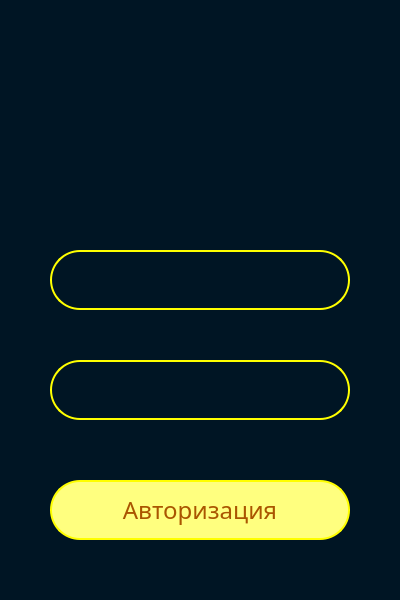
<?xml version="1.0" encoding="UTF-8"?>
<ui version="4.0">
 <class>Autor_MainWindow</class>
 <widget class="QMainWindow" name="Autor_MainWindow">
  <property name="geometry">
   <rect>
    <x>0</x>
    <y>0</y>
    <width>400</width>
    <height>600</height>
   </rect>
  </property>
  <property name="minimumSize">
   <size>
    <width>400</width>
    <height>600</height>
   </size>
  </property>
  <property name="maximumSize">
   <size>
    <width>400</width>
    <height>600</height>
   </size>
  </property>
  <property name="windowTitle">
   <string>Авторизация</string>
  </property>
  <property name="windowIcon">
   <iconset>
    <normaloff>../../../Logo.png</normaloff>../../../Logo.png</iconset>
  </property>
  <property name="styleSheet">
   <string notr="true">background-color: #001524;</string>
  </property>
  <property name="iconSize">
   <size>
    <width>22</width>
    <height>24</height>
   </size>
  </property>
  <widget class="QWidget" name="centralwidget">
   <widget class="QLabel" name="Image">
    <property name="geometry">
     <rect>
      <x>130</x>
      <y>-30</y>
      <width>131</width>
      <height>171</height>
     </rect>
    </property>
    <property name="accessibleDescription">
     <string/>
    </property>
    <property name="text">
     <string/>
    </property>
    <property name="pixmap">
     <pixmap>../../../Logo.png</pixmap>
    </property>
   </widget>
   <widget class="QLineEdit" name="btn_phone">
    <property name="geometry">
     <rect>
      <x>50</x>
      <y>250</y>
      <width>300</width>
      <height>60</height>
     </rect>
    </property>
    <property name="font">
     <font>
      <family>Arial Black</family>
      <pointsize>14</pointsize>
      <weight>75</weight>
      <bold>true</bold>
     </font>
    </property>
    <property name="styleSheet">
     <string notr="true">border: 2px solid #ffff00;
color: rgb(255, 255, 255);
border-radius: 30px
</string>
    </property>
    <property name="text">
     <string/>
    </property>
    <property name="alignment">
     <set>Qt::AlignCenter</set>
    </property>
   </widget>
   <widget class="QLineEdit" name="btn_password">
    <property name="geometry">
     <rect>
      <x>50</x>
      <y>360</y>
      <width>300</width>
      <height>60</height>
     </rect>
    </property>
    <property name="font">
     <font>
      <family>Arial Black</family>
      <pointsize>14</pointsize>
      <weight>75</weight>
      <bold>true</bold>
     </font>
    </property>
    <property name="styleSheet">
     <string notr="true">border: 2px solid #ffff00;
color: rgb(255, 255, 255);
border-radius: 30px
</string>
    </property>
    <property name="text">
     <string/>
    </property>
    <property name="alignment">
     <set>Qt::AlignCenter</set>
    </property>
   </widget>
   <widget class="QPushButton" name="pushButton">
    <property name="geometry">
     <rect>
      <x>50</x>
      <y>480</y>
      <width>300</width>
      <height>60</height>
     </rect>
    </property>
    <property name="font">
     <font>
      <family>Gill Sans Ultra Bold</family>
      <pointsize>18</pointsize>
     </font>
    </property>
    <property name="styleSheet">
     <string notr="true">color: rgb(170, 85, 0);
background-color: rgb(255, 255, 127);
border: 2px solid #ffff00;
border-radius: 30px
</string>
    </property>
    <property name="text">
     <string>Авторизация</string>
    </property>
   </widget>
  </widget>
 </widget>
 <resources/>
 <connections/>
</ui>
